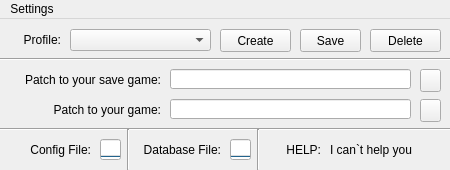
<?xml version="1.0" encoding="UTF-8"?>
<ui version="4.0">
 <class>Main</class>
 <widget class="QMainWindow" name="Main">
  <property name="geometry">
   <rect>
    <x>0</x>
    <y>0</y>
    <width>450</width>
    <height>170</height>
   </rect>
  </property>
  <property name="windowTitle">
   <string>PZ_CMF_By-KuFoX</string>
  </property>
  <widget class="QWidget" name="centralwidget">
   <widget class="QLabel" name="LBL_1">
    <property name="geometry">
     <rect>
      <x>10</x>
      <y>10</y>
      <width>51</width>
      <height>21</height>
     </rect>
    </property>
    <property name="text">
     <string>Profile:</string>
    </property>
    <property name="alignment">
     <set>Qt::AlignRight|Qt::AlignTrailing|Qt::AlignVCenter</set>
    </property>
   </widget>
   <widget class="QComboBox" name="CMBox_Profile">
    <property name="geometry">
     <rect>
      <x>70</x>
      <y>10</y>
      <width>141</width>
      <height>22</height>
     </rect>
    </property>
   </widget>
   <widget class="Line" name="LN">
    <property name="geometry">
     <rect>
      <x>0</x>
      <y>30</y>
      <width>451</width>
      <height>21</height>
     </rect>
    </property>
    <property name="orientation">
     <enum>Qt::Horizontal</enum>
    </property>
   </widget>
   <widget class="QPushButton" name="PSHBTN_Create">
    <property name="geometry">
     <rect>
      <x>220</x>
      <y>10</y>
      <width>71</width>
      <height>23</height>
     </rect>
    </property>
    <property name="toolTip">
     <string>Create new profile</string>
    </property>
    <property name="text">
     <string>Create</string>
    </property>
   </widget>
   <widget class="QPushButton" name="PSHBTN_Save">
    <property name="geometry">
     <rect>
      <x>300</x>
      <y>10</y>
      <width>61</width>
      <height>23</height>
     </rect>
    </property>
    <property name="toolTip">
     <string>Save current profile</string>
    </property>
    <property name="text">
     <string>Save</string>
    </property>
   </widget>
   <widget class="QPushButton" name="PSHBTN_Delete">
    <property name="geometry">
     <rect>
      <x>370</x>
      <y>10</y>
      <width>71</width>
      <height>23</height>
     </rect>
    </property>
    <property name="toolTip">
     <string>Delete current profile</string>
    </property>
    <property name="text">
     <string>Delete</string>
    </property>
   </widget>
   <widget class="QLabel" name="LBL_2">
    <property name="geometry">
     <rect>
      <x>10</x>
      <y>50</y>
      <width>151</width>
      <height>21</height>
     </rect>
    </property>
    <property name="text">
     <string>Patch to your save game:</string>
    </property>
    <property name="alignment">
     <set>Qt::AlignRight|Qt::AlignTrailing|Qt::AlignVCenter</set>
    </property>
   </widget>
   <widget class="QLineEdit" name="LNEdit_PTYSG">
    <property name="geometry">
     <rect>
      <x>170</x>
      <y>50</y>
      <width>241</width>
      <height>20</height>
     </rect>
    </property>
   </widget>
   <widget class="QPushButton" name="PSHBTN_SPSG">
    <property name="geometry">
     <rect>
      <x>420</x>
      <y>50</y>
      <width>21</width>
      <height>23</height>
     </rect>
    </property>
    <property name="toolTip">
     <string>Select dialog</string>
    </property>
    <property name="text">
     <string/>
    </property>
   </widget>
   <widget class="QLabel" name="LBL_3">
    <property name="geometry">
     <rect>
      <x>10</x>
      <y>80</y>
      <width>151</width>
      <height>21</height>
     </rect>
    </property>
    <property name="text">
     <string>Patch to your game:</string>
    </property>
    <property name="alignment">
     <set>Qt::AlignRight|Qt::AlignTrailing|Qt::AlignVCenter</set>
    </property>
   </widget>
   <widget class="QPushButton" name="PSHBTN_SPYG">
    <property name="geometry">
     <rect>
      <x>420</x>
      <y>80</y>
      <width>21</width>
      <height>23</height>
     </rect>
    </property>
    <property name="toolTip">
     <string>Select dialog</string>
    </property>
    <property name="text">
     <string/>
    </property>
   </widget>
   <widget class="QLineEdit" name="LNEdit_PTYG">
    <property name="geometry">
     <rect>
      <x>170</x>
      <y>80</y>
      <width>241</width>
      <height>20</height>
     </rect>
    </property>
   </widget>
   <widget class="Line" name="LN_2">
    <property name="geometry">
     <rect>
      <x>0</x>
      <y>100</y>
      <width>451</width>
      <height>21</height>
     </rect>
    </property>
    <property name="orientation">
     <enum>Qt::Horizontal</enum>
    </property>
   </widget>
   <widget class="QProgressBar" name="PRGRSBR_DBF">
    <property name="geometry">
     <rect>
      <x>230</x>
      <y>120</y>
      <width>21</width>
      <height>21</height>
     </rect>
    </property>
    <property name="maximum">
     <number>1</number>
    </property>
    <property name="value">
     <number>-1</number>
    </property>
    <property name="textVisible">
     <bool>false</bool>
    </property>
    <property name="orientation">
     <enum>Qt::Vertical</enum>
    </property>
   </widget>
   <widget class="QLabel" name="LBL_DBF">
    <property name="geometry">
     <rect>
      <x>130</x>
      <y>120</y>
      <width>91</width>
      <height>21</height>
     </rect>
    </property>
    <property name="text">
     <string>Database File:</string>
    </property>
    <property name="alignment">
     <set>Qt::AlignRight|Qt::AlignTrailing|Qt::AlignVCenter</set>
    </property>
   </widget>
   <widget class="QProgressBar" name="PRGRSBR_CF">
    <property name="geometry">
     <rect>
      <x>100</x>
      <y>120</y>
      <width>21</width>
      <height>21</height>
     </rect>
    </property>
    <property name="maximum">
     <number>1</number>
    </property>
    <property name="value">
     <number>-1</number>
    </property>
    <property name="textVisible">
     <bool>false</bool>
    </property>
    <property name="orientation">
     <enum>Qt::Vertical</enum>
    </property>
   </widget>
   <widget class="QLabel" name="LBL_CF">
    <property name="geometry">
     <rect>
      <x>10</x>
      <y>120</y>
      <width>81</width>
      <height>21</height>
     </rect>
    </property>
    <property name="text">
     <string>Config File:</string>
    </property>
    <property name="alignment">
     <set>Qt::AlignRight|Qt::AlignTrailing|Qt::AlignVCenter</set>
    </property>
   </widget>
   <widget class="Line" name="LN_3">
    <property name="geometry">
     <rect>
      <x>120</x>
      <y>110</y>
      <width>16</width>
      <height>41</height>
     </rect>
    </property>
    <property name="orientation">
     <enum>Qt::Vertical</enum>
    </property>
   </widget>
   <widget class="Line" name="LN_4">
    <property name="geometry">
     <rect>
      <x>250</x>
      <y>110</y>
      <width>16</width>
      <height>41</height>
     </rect>
    </property>
    <property name="orientation">
     <enum>Qt::Vertical</enum>
    </property>
   </widget>
   <widget class="QLabel" name="LBL_Help">
    <property name="geometry">
     <rect>
      <x>270</x>
      <y>120</y>
      <width>51</width>
      <height>21</height>
     </rect>
    </property>
    <property name="text">
     <string>HELP:</string>
    </property>
    <property name="alignment">
     <set>Qt::AlignRight|Qt::AlignTrailing|Qt::AlignVCenter</set>
    </property>
   </widget>
   <widget class="QLabel" name="LBLE_Help">
    <property name="geometry">
     <rect>
      <x>330</x>
      <y>120</y>
      <width>121</width>
      <height>21</height>
     </rect>
    </property>
    <property name="text">
     <string>I can`t help you</string>
    </property>
   </widget>
  </widget>
  <widget class="QMenuBar" name="menuBar">
   <property name="geometry">
    <rect>
     <x>0</x>
     <y>0</y>
     <width>450</width>
     <height>21</height>
    </rect>
   </property>
   <widget class="QMenu" name="menuSettings">
    <property name="title">
     <string>Settings</string>
    </property>
    <widget class="QMenu" name="Menu_MOSYP">
     <property name="title">
      <string>Method of save your profiles</string>
     </property>
     <addaction name="ACT_DBFile"/>
     <addaction name="ACT_RGDT_MOSYP"/>
    </widget>
    <widget class="QMenu" name="Menu_MSOYS">
     <property name="title">
      <string>Method of save settings</string>
     </property>
     <addaction name="ACT_ConfigFile"/>
     <addaction name="ACT_RGDT_MSOYS"/>
    </widget>
    <widget class="QMenu" name="Menu_lang">
     <property name="title">
      <string>Language</string>
     </property>
     <addaction name="ACT_EN"/>
     <addaction name="ACT_RU"/>
    </widget>
    <widget class="QMenu" name="Menu_Files">
     <property name="title">
      <string>Files</string>
     </property>
     <widget class="QMenu" name="Menu_DBF">
      <property name="title">
       <string>DataBase File</string>
      </property>
      <addaction name="ACT_CreateDBF"/>
     </widget>
     <widget class="QMenu" name="Menu_CF">
      <property name="title">
       <string>Config File</string>
      </property>
      <addaction name="ACT_CreateCF"/>
     </widget>
     <addaction name="Menu_DBF"/>
     <addaction name="Menu_CF"/>
    </widget>
    <addaction name="Menu_lang"/>
    <addaction name="separator"/>
    <addaction name="Menu_MOSYP"/>
    <addaction name="Menu_MSOYS"/>
    <addaction name="separator"/>
    <addaction name="Menu_Files"/>
    <addaction name="separator"/>
   </widget>
   <addaction name="menuSettings"/>
  </widget>
  <action name="ACT_DBFile">
   <property name="checkable">
    <bool>true</bool>
   </property>
   <property name="checked">
    <bool>true</bool>
   </property>
   <property name="text">
    <string>DataBase File (Recommended)</string>
   </property>
  </action>
  <action name="ACT_RGDT_MOSYP">
   <property name="checkable">
    <bool>true</bool>
   </property>
   <property name="text">
    <string>Regedit (Not recommended)</string>
   </property>
  </action>
  <action name="ACT_ConfigFile">
   <property name="checkable">
    <bool>true</bool>
   </property>
   <property name="checked">
    <bool>true</bool>
   </property>
   <property name="text">
    <string>Config file (Recommended)</string>
   </property>
  </action>
  <action name="ACT_RGDT_MSOYS">
   <property name="checkable">
    <bool>true</bool>
   </property>
   <property name="text">
    <string>Regedit (Not recommended)</string>
   </property>
  </action>
  <action name="ACT_EN">
   <property name="checkable">
    <bool>true</bool>
   </property>
   <property name="checked">
    <bool>true</bool>
   </property>
   <property name="text">
    <string>EN_English</string>
   </property>
  </action>
  <action name="ACT_RU">
   <property name="checkable">
    <bool>true</bool>
   </property>
   <property name="text">
    <string>RU_Русский</string>
   </property>
  </action>
  <action name="ACT_CreateDBF">
   <property name="text">
    <string>Create</string>
   </property>
  </action>
  <action name="ACT_CreateCF">
   <property name="text">
    <string>Create</string>
   </property>
  </action>
 </widget>
 <resources/>
 <connections/>
</ui>
